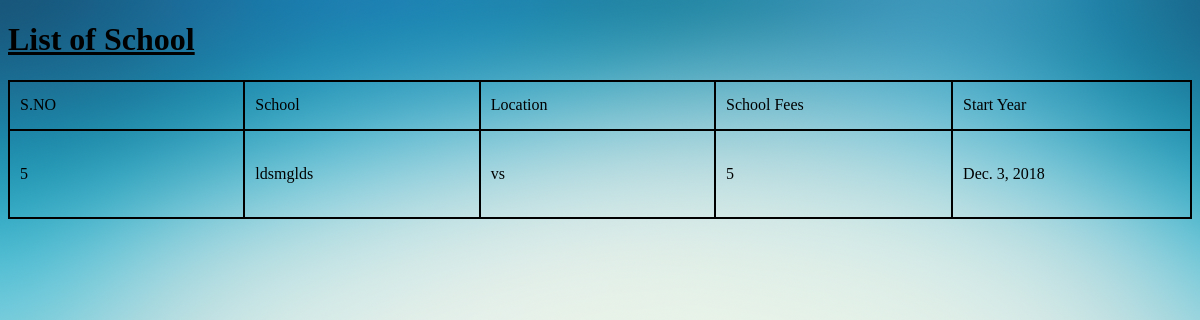
Before: /table/table13/ with the older database file.
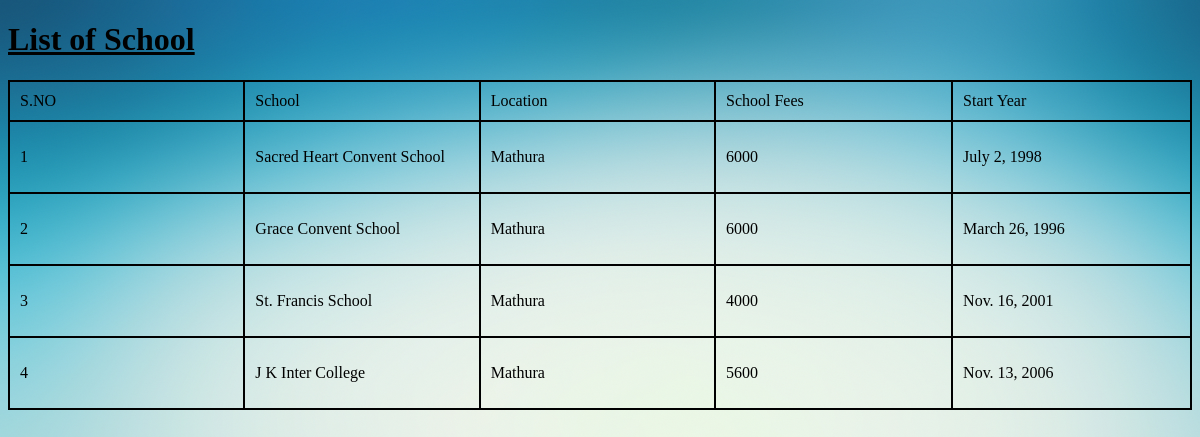
After: the same page with the newer database file.
### table/models.py (models this page shows, shortened)
class Table3(models.Model):
    no = models.IntegerField(max_length=3,blank=True,null=True)
    School = models.CharField(max_length=500,blank=True,null=True)
    Location = models.TextField(blank=True,null=True)
    SchoolFee = models.IntegerField(blank=True,null=True)
    StartYear = models.DateField(blank=True,null=True)

### table/views.py (the view)
def table33(request):
    table=Table3.objects.all()
    return render(request,'table/table33.html',{ 'table': table})

### table/templates/table/table33.html (shortened to what this page needs)
{% load static from staticfiles %}
<!DOCTYPE html>
<html>
<head>
</head>
<body>
<h1><u><a name="list"></a>List of School</u></h1>
<table style="height: 139px;" width="587">
<tbody>
<tr>
<td style="width: 110px;">S.NO</td>
<td style="width: 110px;">School</td>
<td style="width: 110px;">Location</td>
<td style="width: 111px;">School Fees</td>
<td style="width: 112px;">Start Year</td>
</tr>
<div class="table">
  {% for c in table %}
    <div class="c">
<tr>
<td style="width: 110px;"><p> {{c.no}}</p></td>
<td style="width: 110px;"><p>{{c.School}}</p>
</td>
<td style="width: 110px;"><p> {{c.Location}}</p></td>
<td style="width: 111px;"><p>{{c.SchoolFee}}</p></td>
<td style="width: 112px;"><p>{{c.StartYear}}</p></td>
</tr>
{% endfor %}
</div>
</div>
</tbody>
</table>
<br><br><br><br><br>
</body>
</html>

### table/templates/table/table33.html (style rules this page uses)
table, th, td { border: 2px solid black; border-collapse: collapse; width:100% }
th, td { padding: 10px; }
body { background-image:url(/static/table3.jpg); background-size:cover; background-attachment:fixed; }

Changed rows visible on the page:
removed Table3: no "5", School "ldsmglds", Location "vs", SchoolFee "5", StartYear "Dec. 3, 2018"
added Table3: no "1", School "Sacred Heart Convent School", Location "Mathura", SchoolFee "6000", StartYear "July 2, 1998"
added Table3: no "2", School "Grace Convent School", Location "Mathura", SchoolFee "6000", StartYear "March 26, 1996"
added Table3: no "3", School "St. Francis School", Location "Mathura", SchoolFee "4000", StartYear "Nov. 16, 2001"
added Table3: no "4", School "J K Inter College", Location "Mathura", SchoolFee "5600", StartYear "Nov. 13, 2006"
